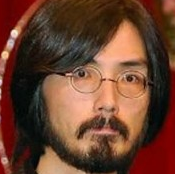
%> input picture image/pharaoh.png, 175 x 174 px
$ octave kadai4.m   (GNU Octave 9; MATLAB toolbox functions it lacks are replaced by stand-ins)
%> lines starting %> are read from the running program, lines starting %| are printed output that depends on the picture
% 課題４　画像のヒストグラム
% 画素の濃度ヒストグラムを生成せよ．
% 下記はサンプルプログラムである．
% 課題作成にあたっては「Lenna」以外の画像を用いよ．

clear; % 変数のオールクリア

ORG=imread('image/pharaoh.png'); % 原画像の入力
%> ORG is the input picture: size 174x175x3 uint8; mean R, G, B 105.7, 64.4, 46.2
ORG=rgb2gray(ORG); % カラー画像を白黒濃淡画像へ変換
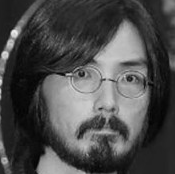
%> ORG: size 174x175 uint8; min 2, max 237, mean 74.7
imagesc(ORG); colormap(gray); colorbar;
pause;

imhist(ORG); % ヒストグラムの表示
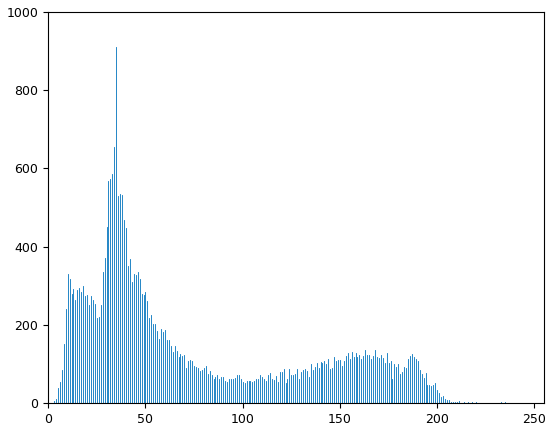
%> figure redrawn from the program's plot data; highest point at x = 35, y = 910
